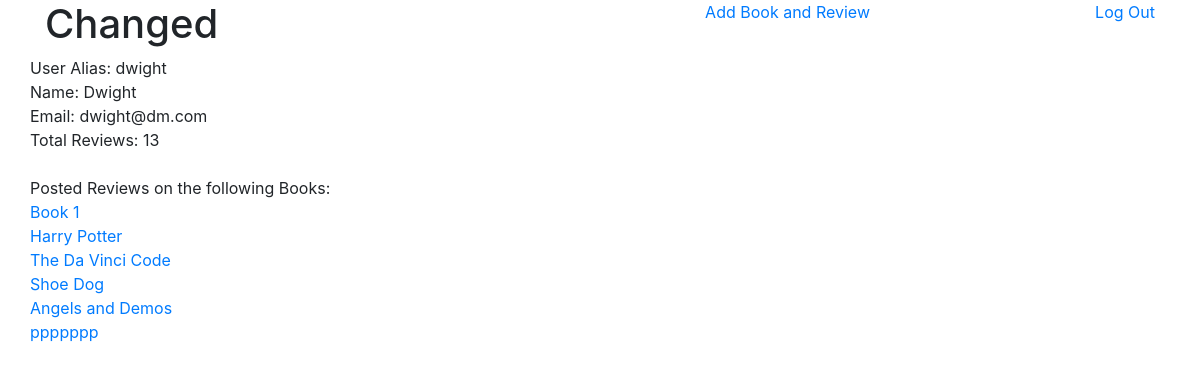
The page /books/users/5 (signed in) on the database its author committed.
### login/models.py (models this page shows)
class User(models.Model):
    name = models.CharField(max_length = 255)
    alias = models.CharField(max_length = 255)
    email = models.CharField(max_length = 255)
    password = models.CharField(max_length = 255)
    created_at = models.DateTimeField(auto_now_add = True)
    updated_at = models.DateTimeField(auto_now = True)
    objects = UserManager()

### books/models.py (models this page shows)
class Review(models.Model):
    review = models.TextField()
    rating = models.IntegerField()
    book = models.ForeignKey(Book, related_name="reviews", on_delete=models.CASCADE)
    user = models.ForeignKey(User, related_name="reviews", on_delete=models.CASCADE)
    created_at = models.DateTimeField(auto_now_add=True)
    updated_at = models.DateTimeField(auto_now=True)
    objects = ReviewManager()

class Book(models.Model):
    title = models.CharField(max_length=255)
    author = models.ForeignKey(Author, related_name="books", on_delete = models.CASCADE)
    created_at = models.DateTimeField(auto_now_add=True)
    updated_at = models.DateTimeField(auto_now=True)
    objects = BookManager()

### books/views.py (the view)
# urls.py: path('/users/<int:userID>', views.users)
def users(request, userID):
    if "userID" in request.session:
        user = User.objects.get(id=userID)
        reviewedBooks = Book.objects.filter(reviews__user__id=user.id).distinct()
        context = {
            "user": user,
            "reviewedBooks": reviewedBooks
        }
        return render(request, "user.html", context)
    else:
        return redirect("/")

### books/templates/user.html (shortened to what this page needs)
<!doctype html>
<html lang="en">
    <head>
        <link rel="stylesheet" href="https://stackpath.bootstrapcdn.com/bootstrap/4.3.1/css/bootstrap.min.css">
    </head>
    <body>
        <div class="container">
            {% include "header.html" %}
            <div class="row">
                <div class="col-6">
                    <div class="row">
                        User Alias: {{user.alias}}
                    </div>
                    <div class="row">
                        Name: {{user.name}}
                    </div>
                    <div class="row">
                        Email: {{user.email}}
                    </div>
                    <div class="row">
                        Total Reviews: {{user.reviews.all|length}}
                    </div>
                    <div class="row mt-4">Posted Reviews on the following Books:</div>
                    {% for book in reviewedBooks %}
                    <div class="row"><a href="/books/{{book.id}}">{{book.title}}</a></div>
                    {% endfor %}
                </div>
            </div>
        </div>
    </body>
</html>

### rows shown on the page
User: alias "dwight", name "Dwight", email "dwight@dm.com", reviews.all|length "13"
Book: title "Book 1"
Book: title "Harry Potter"
Book: title "The Da Vinci Code"
Book: title "Shoe Dog"
Book: title "Angels and Demos"
Book: title "ppppppp"
